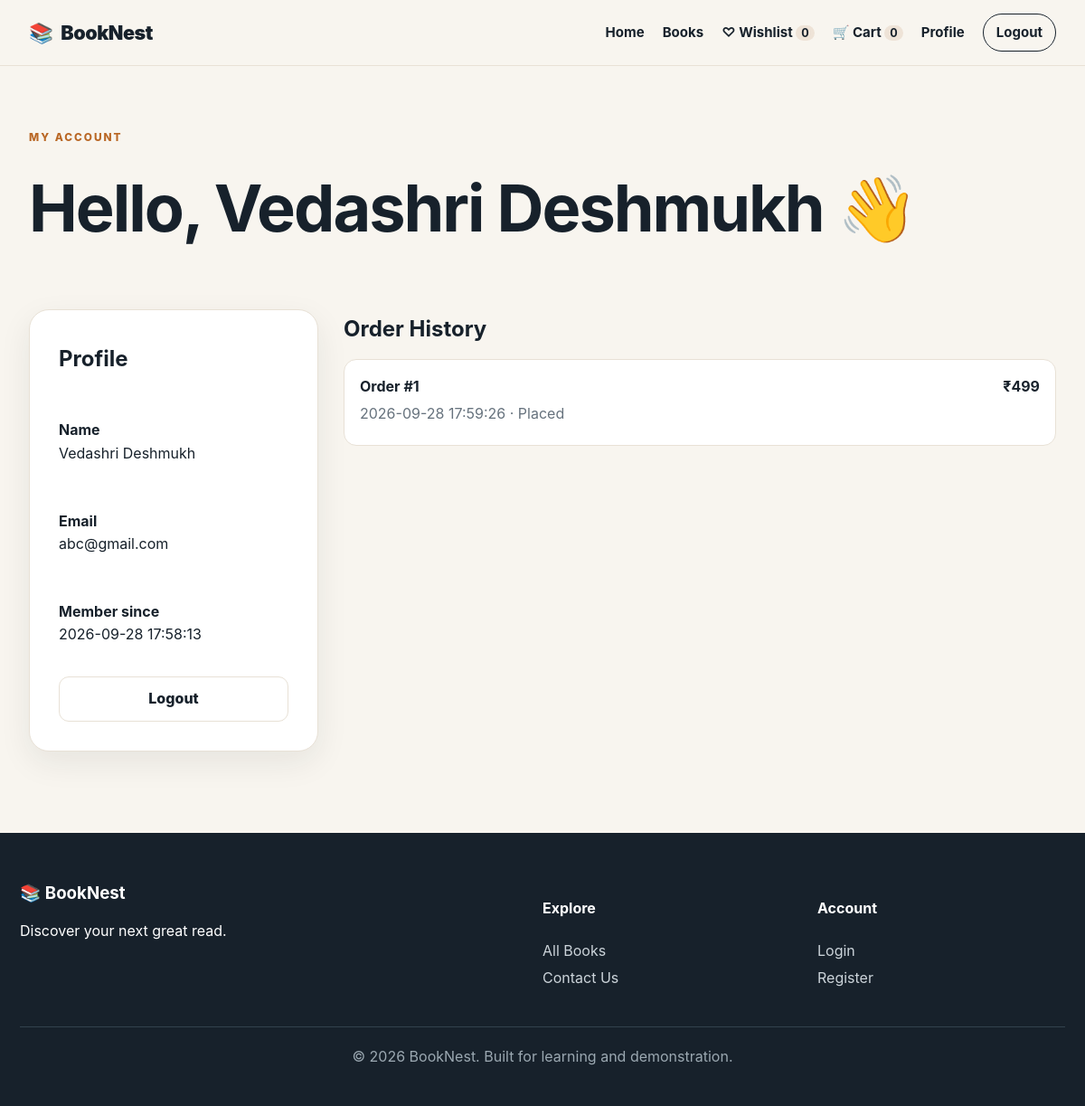
Page /profile (signed in) on the committed database.
### tables this page shows
CREATE TABLE users (
        id INTEGER PRIMARY KEY AUTOINCREMENT,
        name TEXT NOT NULL,
        email TEXT UNIQUE NOT NULL,
        password TEXT NOT NULL,
        role TEXT NOT NULL DEFAULT 'user',
        created_at TIMESTAMP DEFAULT CURRENT_TIMESTAMP
    );

CREATE TABLE orders (
        id INTEGER PRIMARY KEY AUTOINCREMENT,
        user_id INTEGER NOT NULL,
        total REAL NOT NULL,
        status TEXT DEFAULT 'Placed',
        address TEXT NOT NULL,
        created_at TIMESTAMP DEFAULT CURRENT_TIMESTAMP,
        FOREIGN KEY(user_id) REFERENCES users(id) ON DELETE CASCADE
    );

### app.py (the view)
@app.route("/profile")
@login_required
def profile():
    conn=get_db()
    user=conn.execute("SELECT id,name,email,role,created_at FROM users WHERE id=?",(session["user_id"],)).fetchone()
    orders=conn.execute("SELECT * FROM orders WHERE user_id=? ORDER BY id DESC",(session["user_id"],)).fetchall()
    conn.close()
    return render_template("profile.html", user=user, orders=orders)

### app.py (called while the page is built)
def get_db():
    conn = sqlite3.connect(DB_PATH)
    conn.row_factory = sqlite3.Row
    conn.execute("PRAGMA foreign_keys = ON")
    return conn

def login_required(f):
    @wraps(f)
    def wrapper(*args, **kwargs):
        if "user_id" not in session:
            flash("Please login to continue.", "info")
            return redirect(url_for("login", next=request.path))
        return f(*args, **kwargs)
    return wrapper

@app.context_processor
def globals():
    cart_count = 0
    wishlist_count = 0
    if session.get("user_id"):
        conn = get_db()
        cart_count = conn.execute("SELECT COALESCE(SUM(quantity),0) FROM cart_items WHERE user_id=?", (session["user_id"],)).fetchone()[0]
        wishlist_count = conn.execute("SELECT COUNT(*) FROM wishlist_items WHERE user_id=?", (session["user_id"],)).fetchone()[0]
        conn.close()
    return {"cart_count": cart_count, "wishlist_count": wishlist_count}

### templates/profile.html
{% extends "base.html" %}{% block title %}Profile | BookNest{% endblock %}{% block content %}<section class="page-head"><span class="eyebrow">MY ACCOUNT</span><h1>Hello, {{ user['name'] }} 👋</h1></section><section class="section profile-grid"><div class="form-card"><h2>Profile</h2><p><b>Name</b><br>{{ user['name'] }}</p><p><b>Email</b><br>{{ user['email'] }}</p><p><b>Member since</b><br>{{ user['created_at'] }}</p><a class="btn ghost" href="{{ url_for('logout') }}">Logout</a></div><div><h2>Order History</h2>{% for o in orders %}<div class="order-card"><div><b>Order #{{ o['id'] }}</b><p>{{ o['created_at'] }} · {{ o['status'] }}</p></div><strong>₹{{ '%.0f'|format(o['total']) }}</strong></div>{% else %}<div class="empty"><p>No orders yet.</p></div>{% endfor %}</div></section>{% endblock %}

### static/css/style.css (style rules this page uses)
:root { --ink:#17212b;--muted:#66727d;--cream:#f8f5ef;--paper:#fff;--gold:#d8873c;--gold2:#b96725;--line:#e8e1d6;--shadow:0 12px 35px rgba(23,33,43,.08) }
* { box-sizing:border-box }
body { margin:0;font-family:Inter,ui-sans-serif,system-ui,-apple-system,BlinkMacSystemFont,"Segoe UI",sans-serif;color:var(--ink);background:var(--cream);line-height:1.6 }
a { color:inherit;text-decoration:none }
.eyebrow { font-size:.74rem;font-weight:850;letter-spacing:2px;color:var(--gold2) }
h1,h2,h3 { line-height:1.15;margin-top:.35em }
.section { max-width:1180px;margin:70px auto;padding:0 22px }
.btn { display:inline-flex;align-items:center;justify-content:center;border:0;border-radius:11px;padding:11px 17px;font-weight:800;transition:.2s }
.btn.ghost { border:1px solid var(--line);background:#fff }
.page-head { max-width:1180px;margin:65px auto 0;padding:0 22px }
.page-head h1 { font-size:clamp(2.6rem,6vw,4.5rem);letter-spacing:-2px }
.auth-card,.form-card { background:#fff;border:1px solid var(--line);border-radius:22px;padding:32px;box-shadow:var(--shadow) }
.auth-card form,.form-card { display:flex;flex-direction:column;gap:17px }
.cart-layout,.checkout-layout,.profile-grid { display:grid;grid-template-columns:1fr 350px;gap:28px }
.profile-grid { grid-template-columns:320px 1fr }
.order-card { background:#fff;border:1px solid var(--line);border-radius:14px;padding:17px;margin-bottom:10px;display:flex;justify-content:space-between }
.order-card p { margin:4px 0;color:var(--muted) }

### rows in the picture
users: name "Vedashri Deshmukh", email "abc@gmail.com", created_at "2026-09-28 17:58:13"
orders: id "1", created_at "2026-09-28 17:59:26", status "Placed", total "499"

### other values in the picture
{{ wishlist_count }} "0"
{{ cart_count }} "0"
